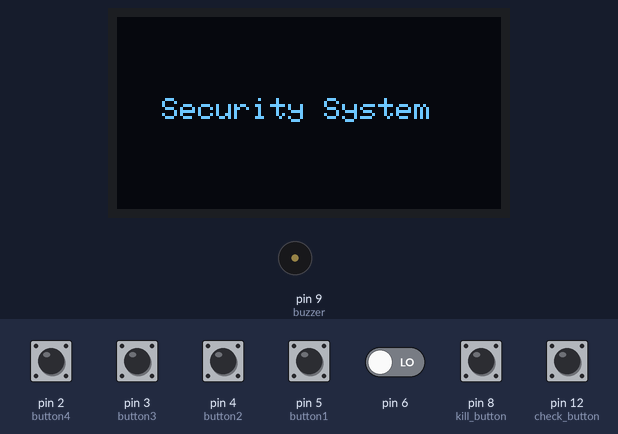
A sketch run on a simulated Arduino Uno, built with avr-gcc and run on an emulated ATmega328P. Shown: 128×64 one-colour display, buzzer (waves = sounding). Inputs (shaded band) come from the test bench; at power-on: pin 8 (kill_button) HIGH, pin 2 (button4), pin 3 (button3), pin 4 (button2), pin 5 (button1), pin 6, pin 12 (check_button) LOW. What the sketch prints to the serial monitor is not drawn. At 7.9 s the program stops and its outputs stay as they are.

Above: at 3.2 s.
3.3 s: pin 6 driven HIGH
At 3.6 s:
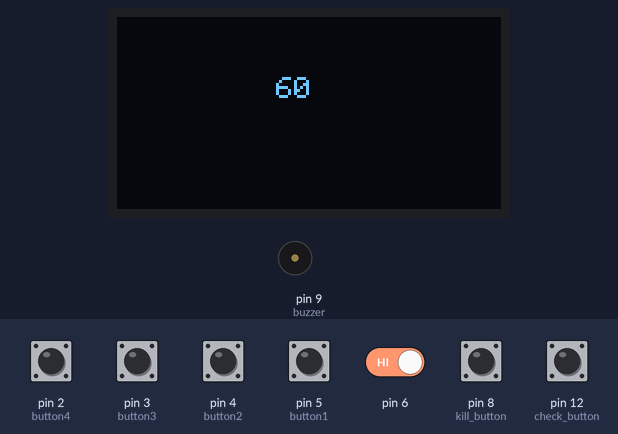
6.3 s: pin 12 (check_button) pulled HIGH for 0.15 s
At 7.6 s:
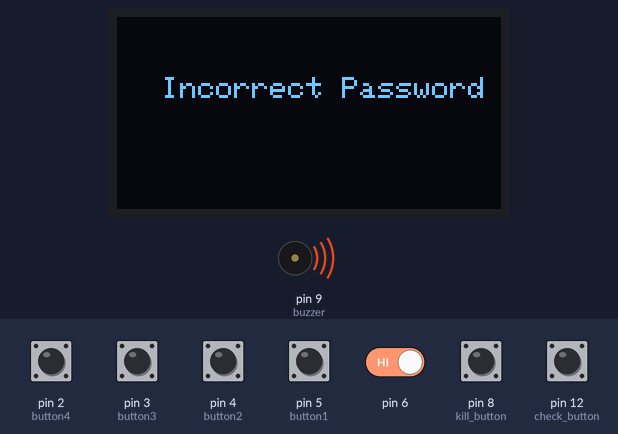
7.9 s: pin 8 (kill_button) pulled LOW for 0.15 s
At 9.1 s:
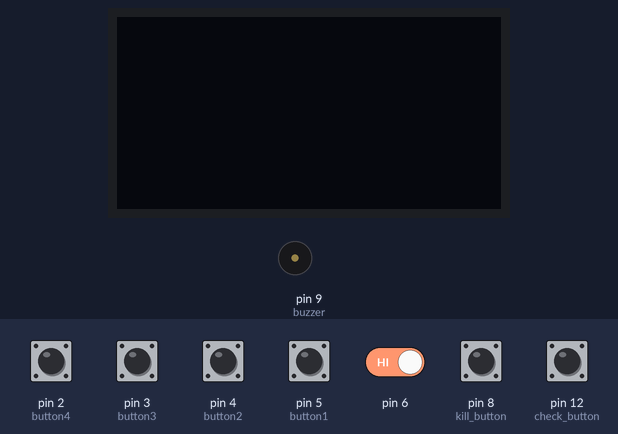
Timing chart, 0 to 9.4 s (numbered marks = the images above; inputs shaded):
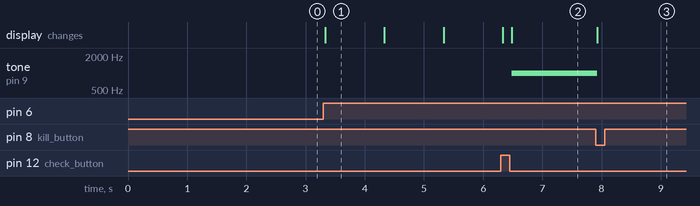

The sketch:

1_4.ino
```cpp
# include <Wire.h>
# include <Adafruit_GFX.h>
# include <Adafruit_SSD1306.h>
# define OLED_Addr 0x3C


int password = 9999;
int w = 128;
int h = 64;

long seconds_passed = 0;
unsigned long start_millis = 0;
bool correct_password = false;
int kill_button = 8;
int kill_state = true;
int button1 = 5;
int button1_state =0;
int button1_last =0;
int button2 = 4;
int button2_state =0;
int button2_last =0;
int button3 = 3;
int button3_state =0;
int button3_last =0;
int button4 = 2;
int button4_state =0;
int button4_last =0;
int check_button = 12;
int check_button_state = 0;
int check_button_last =0;
int debounce = 5;
int buzzer = 9;

Adafruit_SSD1306 Display(w,h,&Wire,-1);

int entered =0;
void setup()
{
  pinMode(button1, INPUT);
  pinMode(button2, INPUT);
  pinMode(button3, INPUT);
  pinMode(button4, INPUT);
  pinMode(check_button,INPUT);
  pinMode(kill_button,INPUT);
  Serial.begin(9600);
  Wire.begin();

  if(!Display.begin(SSD1306_SWITCHCAPVCC, OLED_Addr))
  {
    Serial.println("oled not detected");
    while(true);
  }
  Display.clearDisplay();
  Display.setTextSize(1);
  Display.setTextColor(WHITE);
  Display.setCursor(15,27);
  Display.println("Security System");
  Display.display();
  delay(2000);
}

void loop()
{
  kill_state = digitalRead(kill_button);
  if (kill_state == false){
    Serial.println("killled");
    Display.clearDisplay();
    Display.display();
    while(true);
  }
  int reading = digitalRead(6);
  Serial.println(reading);
  if (reading == 1)
  {
    start_millis = millis();
    Display.clearDisplay();
    Display.setCursor(53,20);
    Display.print(60-seconds_passed);
    Display.display();
    while (millis()-start_millis < 60000)
    {
      if (((unsigned long)(millis()-start_millis)/1000) > seconds_passed)
      {
        seconds_passed += 1;
        Display.clearDisplay();
        Display.setCursor(53,20);
        Display.print(60-seconds_passed);
        Display.display();
      }

      button1_state = digitalRead(button1);
      button2_state = digitalRead(button2);
      button3_state = digitalRead(button3);
      button4_state = digitalRead(button4);
      check_button_state = digitalRead(check_button);

      if (button1_state==0 && button1_last==1)
      {
        Serial.println("button1 pressed");
        entered += 1;
        Serial.println(entered);
        Display.clearDisplay();
        Display.setCursor(53,20);
        Display.print(60-seconds_passed);
        Display.setCursor(53,40);
        Display.print(entered);
        Display.display();
      }
      //delay(debounce);
      else if(button2_state ==0 && button2_last ==1)
      {
        Serial.println("button2 pressed");
        entered += 10;
        Serial.println(entered);
        Display.clearDisplay();
        Display.setCursor(53,20);
        Display.print(60-seconds_passed);
        Display.setCursor(53,40);
        Display.print(entered);
        Display.display();
      }
      //delay(debounce);
      else if (button3_state==0 && button3_last==1)
      {
        Serial.println("button3 pressed");
        entered += 100;
        Serial.println(entered);
        Display.clearDisplay();
        Display.setCursor(53,20);
        Display.print(60-seconds_passed);
        Display.setCursor(53,40);
        Display.print(entered);
        Display.display();
      }
      //delay(debounce);
      else if(button4_state ==0 && button4_last ==1)
      {
        Serial.println("button4 pressed");
        entered += 1000;
        Serial.println(entered);
        Display.clearDisplay();
        Display.setCursor(53,20);
        Display.print(60-seconds_passed);
        Display.setCursor(53,40);
        Display.print(entered);
        Display.display();
      }
      else if(check_button_state ==0 && check_button_last ==1)
      {
        Serial.println("checking the value");
        //entered += 10;
        if(password == entered){
          Serial.println("correct");
          Display.clearDisplay();
          Display.setCursor(15,20);
          Display.print(F("Correct Password"));
          Display.display();
          correct_password = true;
          kill_state = digitalRead(kill_button);
          if (kill_state == true){
            Display.clearDisplay();
            Display.display();
            while(true);
            Serial.println("killled");
          }
          break;
        }
        else{
          Serial.println("incorrect");
          Display.clearDisplay();
          Display.setCursor(15,20);
          Display.print(F("Incorrect Password"));
          Display.display();
          while (true)
          {
            tone(buzzer,1000);
            kill_state = digitalRead(kill_button);
        if (kill_state == false){
          Display.clearDisplay();
          Serial.println("killled");
          Display.clearDisplay();
          Display.display();
          noTone(buzzer);
        while(true);
      }
          }
        }
        entered = 0;
      }

      button2_last = button2_state;
      button1_last = button1_state;
      button3_last = button3_state;
      button4_last = button4_state;
      check_button_last = check_button_state;

      delay(debounce);
    }

    if (reading == 1 && correct_password == false)
    {
      Display.clearDisplay();
      Display.setCursor(7,20);
      Display.print(F("Time Limit Exceeded"));
      Display.display();

      while (true)
      {
        tone(buzzer,1000);
        kill_state = digitalRead(kill_button);

        if (kill_state == false){
          Display.clearDisplay();
          Display.display();
          noTone(buzzer);
        while(true);
      }
      }
    }

    correct_password = false;
  }

}
```

Measured:
- after the input at 3.3 s, the display: changes at once (image 1)
- after the input at 6.3 s, tone on pin 9 (buzzer): silent → 1000 Hz after 0.18 s; the display: first differs from a run without the input after 0.18 s (image 2)
- after the input at 7.9 s, tone on pin 9 (buzzer): 1000 Hz → silent at once; the display: changes at once (image 3)
- what the display in image 1 shows lasts 1.0 s, from 3.3 s to 4.3 s
